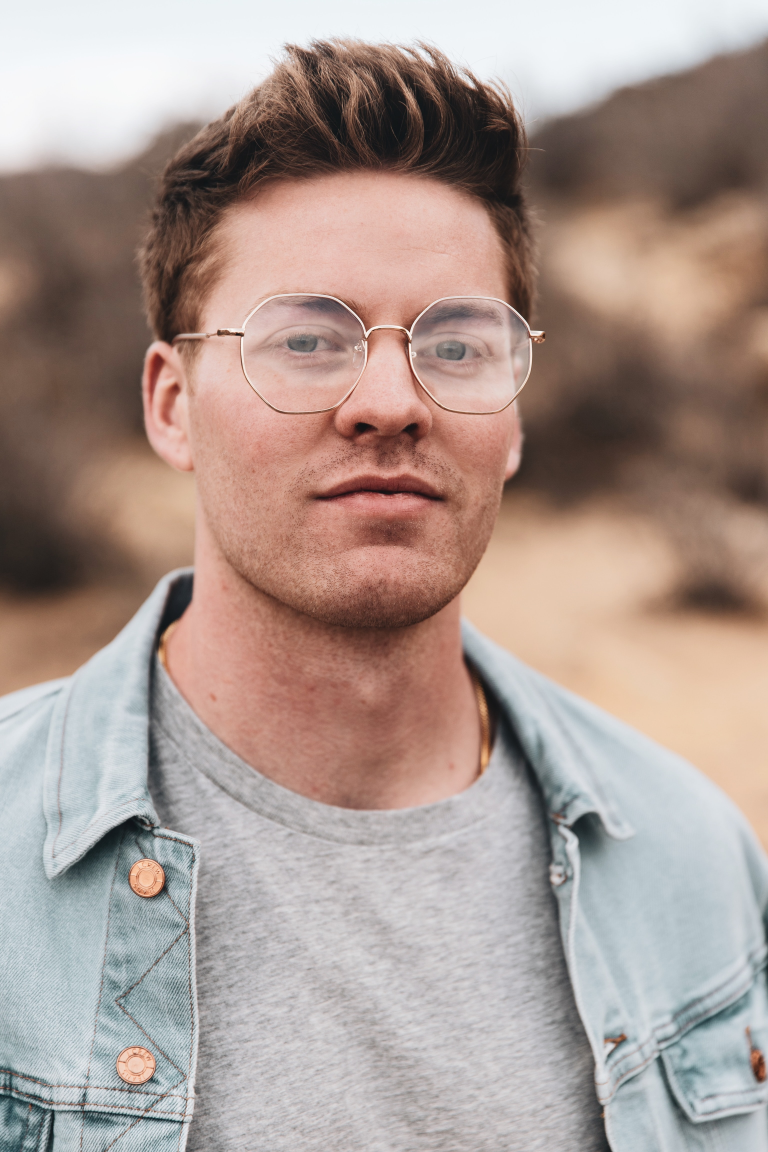
#> input picture OpenCV/images/logan-weaver.jpg, 3072 x 4608 px (shown at 1/4 size)
$ jupyter execute object_dection.ipynb   (shell and % lines are left out)
#> lines starting #> are read from the running program, lines starting #| are printed output that depends on the picture
[cell 1]
import numpy as np
import cv2
import matplotlib.pyplot as plt

[cell 2]
img = cv2.imread('../images/logan-weaver.jpg')
#> img is the input picture: shape (4608, 3072, 3); mean B, G, R 145.8, 152.8, 170.5
scale_percent = 60 # percent of original size
width = int(img.shape[1] * scale_percent / 100)
#> width = 1843
height = int(img.shape[0] * scale_percent / 100)
#> height = 2764
dim = (width, height)
#> dim = (1843, 2764)
# resize image
resized = cv2.resize(img, dim, interpolation = cv2.INTER_AREA)

[cell 3]
gray = cv2.cvtColor(resized, cv2.COLOR_BGR2GRAY)
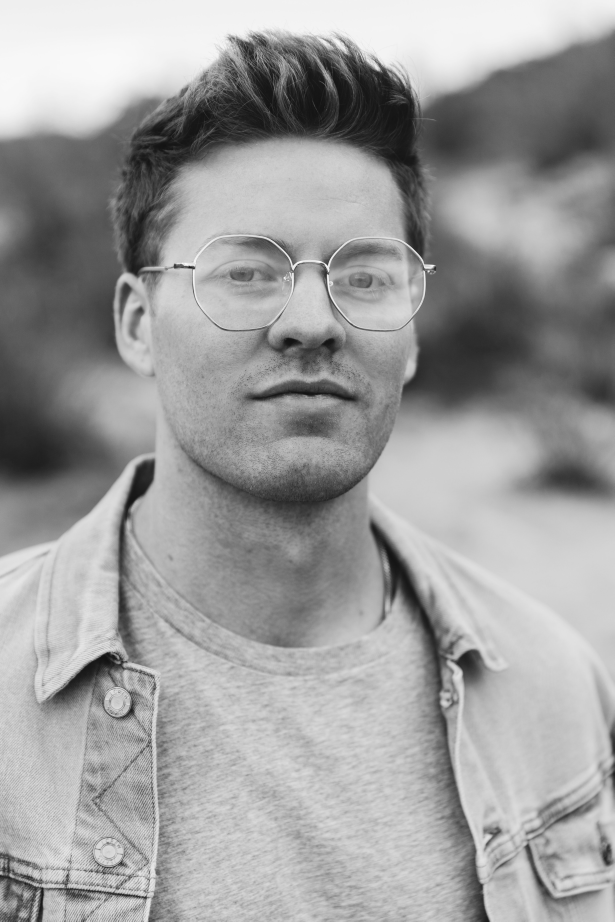
#> gray: shape (2764, 1843) (shown at 1/3 size); min 17, max 252, mean 157.3
haar = cv2.CascadeClassifier('haarcascade_frontalface_default.xml')
face = haar.detectMultiScale(gray, 1.3, 5)
#> face = [[472, 457, 894, 894]]

[cell 4]
print(face)
#| [[472 457 894 894]]

[cell 5]
cv2.rectangle(resized, (472,457), (472+894,457+894), (255,0,0), 5)
plt.imshow(resized);

[cell 6]
# crop
face_crop = resized[472:472+894, 457:457+894]
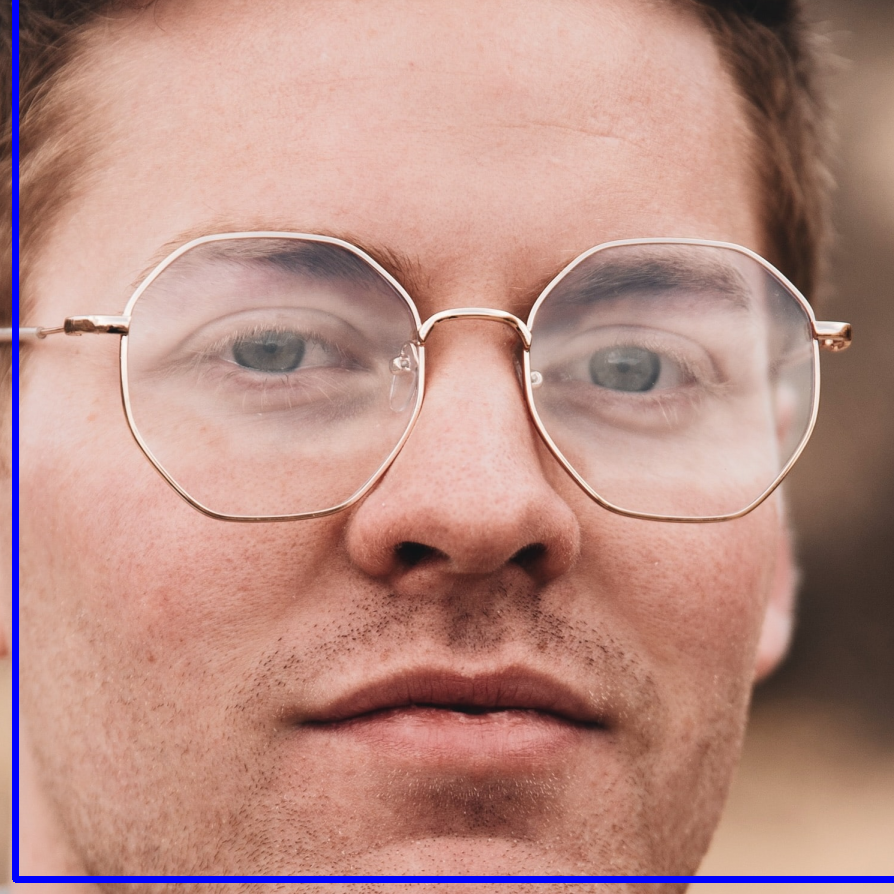
#> face_crop: shape (894, 894, 3); mean B, G, R 131.8, 141.1, 183.9
plt.imshow(face_crop);

$ run again, with OpenCV/images/beach.png saved as OpenCV/images/logan-weaver.jpg
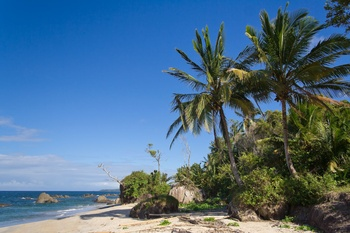
#> input picture OpenCV/images/beach.png, 350 x 233 px
#> img is the input picture: shape (233, 350, 3); mean B, G, R 136, 110.4, 78.6
#> `resized = cv2.resize(img, dim, interpolation = cv2.INTER_AREA)`:
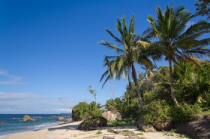
#> resized: shape (139, 210, 3); mean B, G, R 136, 110.4, 78.6
#> `gray = cv2.cvtColor(resized, cv2.COLOR_BGR2GRAY)`:
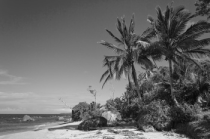
#> gray: shape (139, 210); min 8, max 236, mean 103.8
#> face = ()
#> face_crop = empty array
